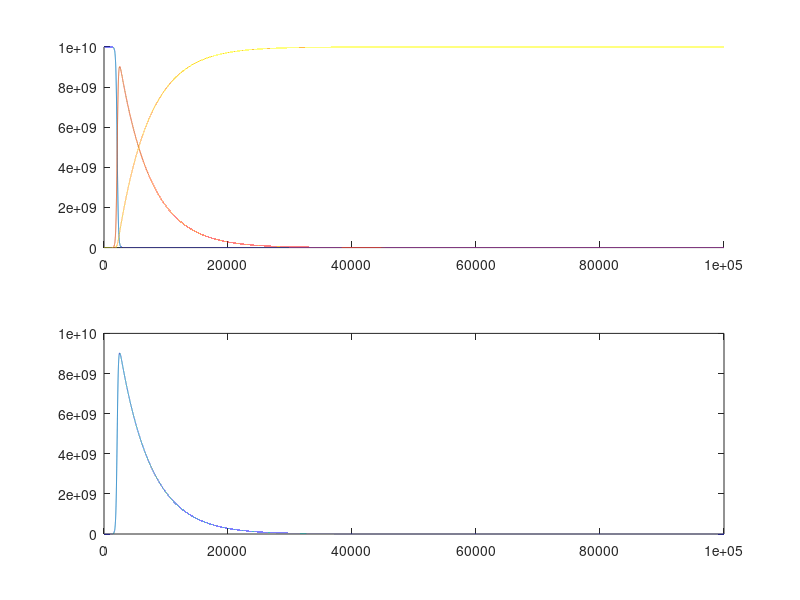

This chart was generated by the following MATLAB code:
% epidemic-1
a = 0.01;
b = 0.0002;
S = 1e10;
I = 10;
R = 0;
N = S + I + R;
% simulation parameters
clockmax = 1e5;
dt = 1;
% visualization parameters
SHist = zeros(1, clockmax);
IHist = zeros(1, clockmax);
RHist = zeros(1, clockmax);

% simulation starts here
for clock = 1:clockmax

    t = clock * dt;
    SI = dt * a * (I/N) * S;
    IR = dt * b * I;
    S = S - SI;
    I = I + SI - IR;
    R = R + IR;
    % save data
    SHist(clock) = S;
    IHist(clock) = I;
    RHist(clock) = R;
end

% plot
figure
tArr = dt .* (1:clockmax);
subplot(2, 1, 1);
hold on
plot(tArr, SHist, tArr, IHist, tArr, RHist);
hold off
subplot(2, 1, 2);
plot(tArr, IHist);
